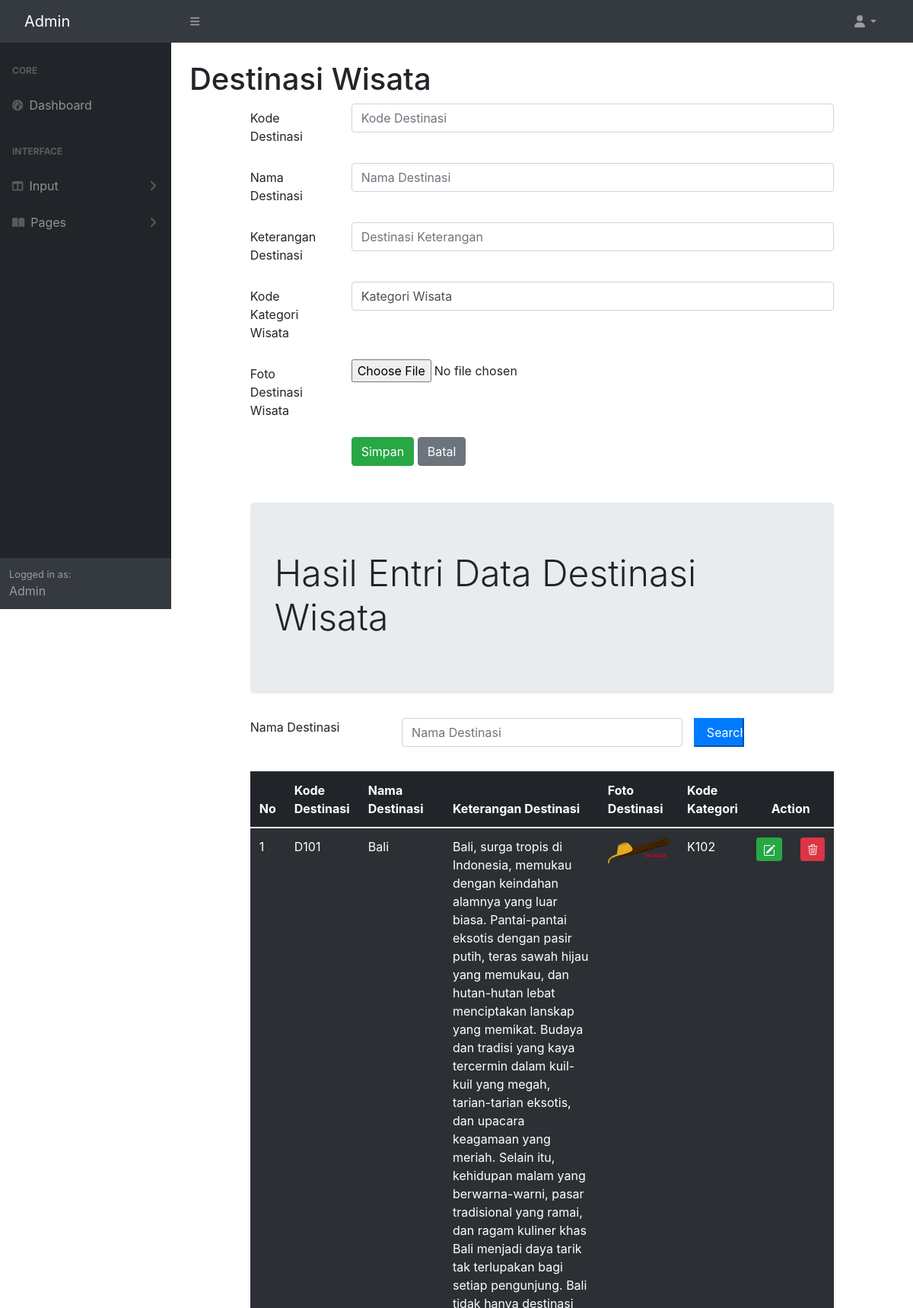
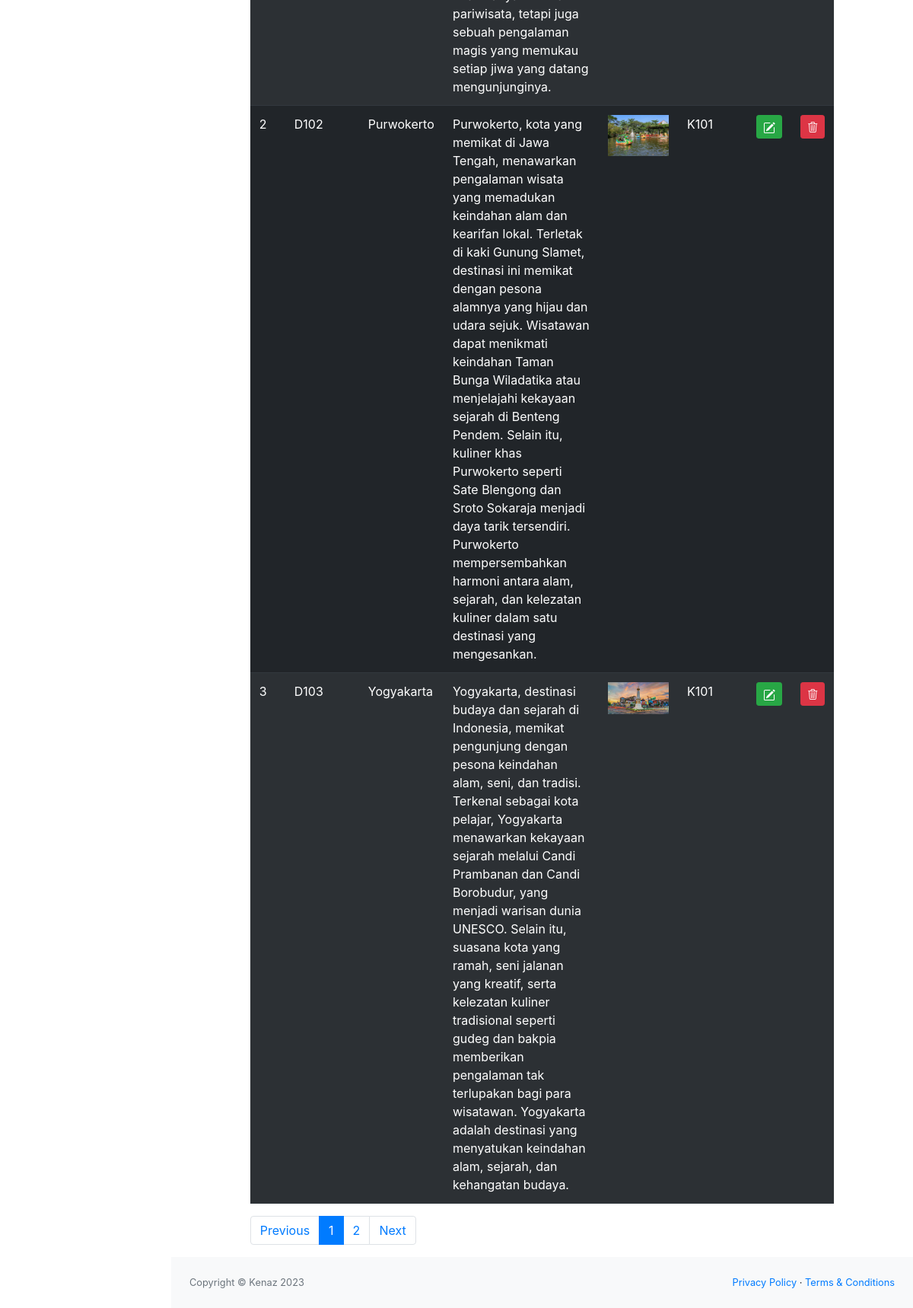
Screenshot of /admin/destinasi.php with the database file from the repository (2 pictures, top to bottom).
### tables this page shows
CREATE TABLE `destinasi` (
  `destinasiKODE` char(4) NOT NULL,
  `destinasiNAMA` varchar(120) NOT NULL,
  `destinasiKET` text NOT NULL,
  `destinasiFOTO` char(100) NOT NULL,
  `kategoriKODE` char(4) NOT NULL
);

### admin/destinasi.php (the view, shortened to what this page needs)
<!doctype html>
<html>
<?php include "INCLUDE/head.php"?>
    <body class="sb-nav-fixed">
        <?php include "INCLUDE/menunav.php"?>
        <div id="layoutSidenav">
            <?php include "INCLUDE/menu.php"?>
            <div id="layoutSidenav_content">
                <main>
                    <div class="container-fluid px-4">
                        <h1 class="mt-4">Destinasi Wisata</h1>
    <?php
        include "include/config.php";
    ?>
    <head>
        <link rel="stylesheet" href="css/bootstrap.min.css">
        <link rel="stylesheet" href="https://cdn.jsdelivr.net/npm/bootstrap@4.0.0/dist/css/bootstrap.min.css">
        <link rel="stylesheet" href="https://cdnjs.cloudflare.com/ajax/libs/select2/4.0.13/css/select2.min.css">
        <link rel="stylesheet" href="https://cdn.jsdelivr.net/npm/bootstrap-icons@1.10.2/font/bootstrap-icons.css">
    </head>
    <body>
        <div class="row">
            <div class="col-sm-1"></div>
            <div class="col-sm-10">
                <form method="POST" enctype="multipart/form-data">
                    <div class="mb-3 row">
                        <label for="kodedestinasi" class="col-sm-2 col-form-label">Kode Destinasi</label>
                        <div class="col-sm-10">
                            <input type="text" class="form-control" name="kodedestinasi" id="kodedestinasi" placeholder="Kode Destinasi" maxlength="4">
                        </div>
                    </div>
                    <div class="mb-3 row">
                        <label for="namadestinasi" class="col-sm-2 col-form-label">Nama Destinasi</label>
                        <div class="col-sm-10">
                            <input type="text" class="form-control" name="namadestinasi" id="namadestinasi" placeholder="Nama Destinasi">
                        </div>
                    </div>
                    <div class="mb-3 row">
                        <label for="ketdestinasi" class="col-sm-2 col-form-label">Keterangan Destinasi</label>
                        <div class="col-sm-10">
                            <input type="text" class="form-control" name="ketdestinasi" id="ketdestinasi" placeholder="Destinasi Keterangan">
                        </div>
                    </div>
                    <div class="mb-3 row">
                        <label for="kodekategori" class="col-sm-2 col-form-label">Kode Kategori Wisata</label>
                        <div class="col-sm-10">
                            <select class="form-control" id="kodekategori" name="kodekategori">
                                <option>Kategori Wisata</option>
                            </select>
                        </div>
                    </div>
                    <div class="form-group row">
                        <label for="file" class="col-sm-2 col-form-label">Foto Destinasi Wisata</label>
                        <div class="col-sm-10">
                            <input type="file" id="file" name="file">
                        </div>
                    </div>
                    <div class="form-group row">
                        <div class="col-sm-2"></div>
                        <div class="col-sm-10">
                            <button type="submit" class="btn btn-success" value="Simpan" name="Simpan">Simpan</button>
                            <button type="reset" class="btn btn-secondary">Batal</button>
                        </div>
                    </div>
                </form>
                <div class="jumbotron mt-5">
                    <h2 class="display-5">Hasil Entri Data Destinasi Wisata</h2>
                </div>
                <form method="POST">
                    <div class="form-group row mb-2">
                        <label for="Search" class="col-sm-3">Nama Destinasi</label>
                        <div class="col-sm-6">
                            <input type="text" name="Search" class="form-control" id="Search"
                            value="<?php if(isset($_POST["Search"])){echo $_POST["Search"];
                            }?>" placeholder="Nama Destinasi">
                        </div>
                        <input type="submit" name="kirim" class="col-sm-1 btn-primary" value="Search">
                    </div>
                </form>
                <br>
                <table class="table table-dark table-striped">
                    <thead>
                        <tr>
                        <th scope="col">No</th>
                        <th scope="col">Kode Destinasi</th>
                        <th scope="col">Nama Destinasi</th>
                        <th scope="col">Keterangan Destinasi</th>
                        <th scope="col">Foto Destinasi</th>
                        <th scope="col">Kode Kategori</th>
                        <th colspan="2" style="text-align: center;">Action</th>
                        </tr>
                    </thead>
                    <tbody>
                        <?php
                            $jumlahtampilan = 3;
                            $halaman = (isset($_GET['page']))? $_GET['page'] : 1;
                            $mulaitampilan = ($halaman - 1) * $jumlahtampilan;
                            if(isset($_POST["kirim"])){
                                $Search = $_POST["Search"];
                                $query = mysqli_query($connection, "select destinasi.* from destinasi where destinasiNAMA like'%".$Search."%';");
                            } else{
                                $query = mysqli_query($connection, "select * from destinasi
                                limit $mulaitampilan, $jumlahtampilan;");
                            }
                            $nomor = 1;
                            while($row = mysqli_fetch_array($query)){
                        ?>
                        <tr>
                            <td>
                                <?php echo $mulaitampilan + $nomor;?>
                            </td>
                            <td><?php echo $row['destinasiKODE']; ?></td>
                            <td><?php echo $row['destinasiNAMA']; ?></td>
                            <td><?php echo $row['destinasiKET']; ?></td>
                            <td><?php if(is_file("images/".$row['destinasiFOTO']))
                                { ?>
                                    <img src="images/<?php echo $row['destinasiFOTO']?>" width="80">
                                <?php } else
                                    echo "<img src='images/noimage.png' width='80'>"
                                ?>
                                </td>
                            <td><?php echo $row['kategoriKODE']; ?></td>
                            <td width="5px">
                                <a href="destinasiedit.php?ubah=<?php echo $row["destinasiKODE"] ?>" class="btn btn-success btn-sm" title="EDIT">
                            </td>
                            <td width="5px">
                                <a href="destinasihapus.php?hapus=<?php echo $row["destinasiKODE"] ?>" class="btn btn-danger btn-sm" title="HAPUS">
                                <i class="bi bi-trash3"></i>
                            </td>
                            <?php
                                $nomor += 1;
                                }
                            ?>
                        </tr>
                    </tbody>
                </table>
                <?php
                    $query = mysqli_query($connection, "SELECT * FROM DESTINASI");
                    $jumlahrecord = mysqli_num_rows($query);
                    $jumlahpage = ceil($jumlahrecord / $jumlahtampilan);
                ?>
                <nav aria-label="Page navigation example">
                <ul class="pagination">
                    <li class="page-item"><a class="page-link" href="?page=<?php $nomorhal=1;
                    echo $nomorhal?>">Previous</a></li>
                    <?php for($nomorhal=1; $nomorhal<=$jumlahpage; $nomorhal++){ ?>
                    <li class="page-item">
                        <?php if($nomorhal!=$halaman) {?>
                            <a class="page-link" href="?page=<?php echo $nomorhal ?>"><?php echo $nomorhal ?></a>
                        <?php } else{ ?>
                            <li class="page-item active" aria-current="page">
                                <a class="page-link" href="?page=<?php echo $nomorhal;?>"><?php echo $nomorhal ?></a>
                            </li>
                        <?php } ?>
                    </li>
                    <?php } ?>
                    <li class="page-item"><a class="page-link" href="?page=<?php echo $nomorhal - 1; ?>">Next</a></li>
                </ul>
                </nav>
            </div>
        </div>
    </body>
                </main>
                <?php include "INCLUDE/footer.php"?>
            </div>
        </div>
    </body>
</html>

### rows the page displays
destinasi: destinasiKODE "D101", destinasiNAMA "Bali", destinasiKET "Bali, surga tropis di Indonesia, memukau dengan keindahan alamnya yang luar biasa. Pantai-pantai eksotis dengan pasir putih, teras sawah hijau yang memukau, dan hutan-hutan lebat menciptakan lanskap yang memikat. Budaya dan tradisi yang kaya tercermin dalam kuil-kuil yang megah, tarian-tarian eksotis, dan upacara keagamaan yang meriah. Selain itu, kehidupan malam yang berwarna-warni, pasar tradisional yang ramai, dan ragam kuliner khas Bali menjadi daya tarik tak terlupakan bagi setiap pengunjung. Bali tidak hanya destinasi pariwisata, tetapi juga sebuah pengalaman magis yang memukau setiap jiwa yang datang mengunjunginya.", kategoriKODE "K102"
destinasi: nomor "2", destinasiKODE "D102", destinasiNAMA "Purwokerto", destinasiKET "Purwokerto, kota yang memikat di Jawa Tengah, menawarkan pengalaman wisata yang memadukan keindahan alam dan kearifan lokal. Terletak di kaki Gunung Slamet, destinasi ini memikat dengan pesona alamnya yang hijau dan udara sejuk. Wisatawan dapat menikmati keindahan Taman Bunga Wiladatika atau menjelajahi kekayaan sejarah di Benteng Pendem. Selain itu, kuliner khas Purwokerto seperti Sate Blengong dan Sroto Sokaraja menjadi daya tarik tersendiri. Purwokerto mempersembahkan harmoni antara alam, sejarah, dan kelezatan kuliner dalam satu destinasi yang mengesankan.", destinasiFOTO (picture), kategoriKODE "K101"
destinasi: nomor "3", destinasiKODE "D103", destinasiNAMA "Yogyakarta", destinasiKET "Yogyakarta, destinasi budaya dan sejarah di Indonesia, memikat pengunjung dengan pesona keindahan alam, seni, dan tradisi. Terkenal sebagai kota pelajar, Yogyakarta menawarkan kekayaan sejarah melalui Candi Prambanan dan Candi Borobudur, yang menjadi warisan dunia UNESCO. Selain itu, suasana kota yang ramah, seni jalanan yang kreatif, serta kelezatan kuliner tradisional seperti gudeg dan bakpia memberikan pengalaman tak terlupakan bagi para wisatawan. Yogyakarta adalah destinasi yang menyatukan keindahan alam, sejarah, dan kehangatan budaya.", destinasiFOTO (picture), kategoriKODE "K101"
